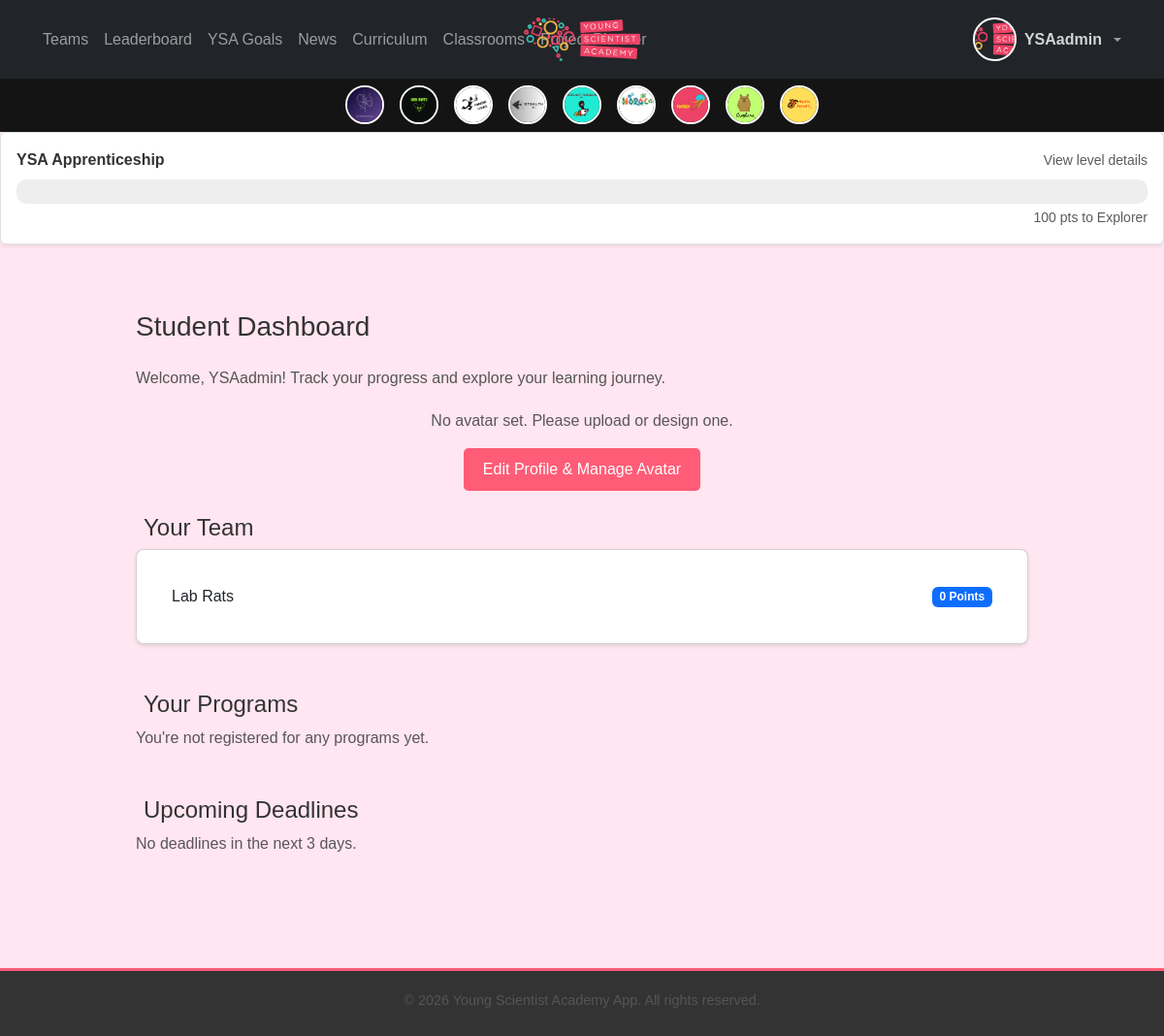
The page /users/student_dashboard/ (signed in) on the database its author committed.
### users/models.py (models this page shows, shortened)
class CustomUser(AbstractUser):
    team = models.ForeignKey(
        'teams.Team', on_delete=models.SET_NULL, null=True, blank=True, related_name="users_team"
    )
    team_join_deadline = models.DateField(null=True, blank=True)
    ROLE_CHOICES = [
        ('admin', 'Admin'),
        ('teacher', 'Teacher'),
        ('student', 'Student'),
    ]
    LEVEL_CHOICES = [
        ('explorer', 'Explorer'),
        ('ambassador', 'Ambassador'),
    ]
    role = models.CharField(max_length=20, choices=ROLE_CHOICES)
    level = models.CharField(max_length=20, choices=LEVEL_CHOICES, blank=True, null=True)  # only for students
    is_approved = models.BooleanField(default=False)
    profile_completed = models.BooleanField(default=False)  # new field to track completions
    ysa_way_passed = models.BooleanField(default=False)

### teams/models.py (models this page shows, shortened)
class Team(models.Model):
    name = models.CharField(max_length=100, unique=True)
    logo = models.ImageField(upload_to="team_logos/", blank=True, null=True)
    members = models.ManyToManyField(
        settings.AUTH_USER_MODEL, related_name='teams_members', blank=True
    )
    created_at = models.DateTimeField(auto_now_add=True)
    description = models.TextField(blank=True)
    max_members = models.IntegerField(default=15)
    class Meta:
        ordering = ["-created_at"]
        verbose_name = "Team"
        verbose_name_plural = "Teams"
    @property
    def total_points(self):
        return self.team_points_from_teams_app.aggregate(
            total_points=Sum("points_earned")
        )["total_points"] or 0
    def get_logo_url(self):
        if self.logo:
            return self.logo.url
        filename_png = f"{self.name.lower().replace(' ', '_')}.png"
        filename_jpg = f"{self.name.lower().replace(' ', '_')}.jpg"
        if os.path.exists(os.path.join(settings.MEDIA_ROOT, "team_logos", filename_png)):
            return settings.MEDIA_URL + "team_logos/" + filename_png
        if os.path.exists(os.path.join(settings.MEDIA_ROOT, "team_logos", filename_jpg)):
            return settings.MEDIA_URL + "team_logos/" + filename_jpg
        return settings.STATIC_URL + "default_team_logo.png"

### users/views.py (the view, shortened to what this page needs)
# urls.py: path('student_dashboard/', views.student_dashboard, name='student_dashboard'),
@login_required
def student_dashboard(request):
    profile = Profile.objects.get(user=request.user)
    approved_registrations = ProgramRegistration.objects.select_related('program').filter(
        student=request.user,
        is_approved=True
    )
    registered_programs_with_progress = []
    total_points = Points.objects.filter(user=request.user).aggregate(
        total=Sum('points_earned')
    )['total'] or 0
    level_info = get_user_level(total_points)
    remaining_points, next_level_name = points_to_next_level(total_points)
    if total_points < 100:
        level_cap = 100
    elif total_points < 400:
        level_cap = 400
    elif total_points < 600:
        level_cap = 600
    else:
        level_cap = total_points + 100
    progress_width = min(int((total_points / level_cap) * 100), 100)
    deadline_warnings = []
    deadline_warnings.sort(key=lambda x: x['end_date'])
    return render(request, 'student_dashboard.html', {
        'profile': profile,
        'registered_programs': registered_programs_with_progress,  # ← updated
        'points': total_points,
        'progress_width': progress_width,
        'level_info': level_info,
        'remaining_points': remaining_points,
        'next_level_name': next_level_name,
        'classes': [],
        'deadline_warnings': deadline_warnings,
    })

### points/utils.py (called while the page is built)
def get_user_level(total_points):
    current_level = LEVELS[0]
    for level in LEVELS:
        if total_points >= level["min_points"]:
            current_level = level
        else:
            break
    return current_level

def points_to_next_level(current_points):
    if current_points < 100:
        return 100 - current_points, "Explorer"
    elif current_points < 400:
        return 400 - current_points, "Ambassador-in-Training"
    elif current_points < 600:
        return 600 - current_points, "Ambassador"
    else:
        return 0, "Ambassador"

### teams/context_processors.py (called while the page is built)
def team_logos(request):
    teams = list(Team.objects.all())  # Convert QuerySet to list
    teams.sort(key=lambda team: team.total_points, reverse=True)  # Sort manually  # ✅ Order by team ranking
    return {'teams': teams}

### users/templates/student_dashboard.html (shortened to what this page needs)
{% extends 'core/base.html' %}
{% block content %}
<div class="mb-4 p-3 rounded shadow-sm border bg-white">
  <div class="d-flex justify-content-between align-items-center mb-2">
    <strong>{{ level_info.name }}</strong>
    <a href="{% url 'points:level_detail' %}" class="text-decoration-none small text-muted">View level details</a>
  </div>
  <div class="progress" style="height: 25px;">
</div>
  <div class="text-end mt-1 small text-muted">
    {% if remaining_points > 0 %}
      {{ remaining_points }} pts to {{ next_level_name}}
    {% else %}
      ✅ Max level reached
    {% endif %}
  </div>
</div>
<div class="container mt-5">
    <h3 class="mb-4">Student Dashboard</h3>
    <p>Welcome, {{ user.username }}! Track your progress and explore your learning journey.</p>
    <div class="avatar-container text-center mb-4">
        {% if profile.avatar %}
            <img src="{{ profile.avatar.url }}" alt="Uploaded Avatar" class="avatar shadow mb-3">
        {% elif profile.generated_avatar %}
            <img src="{{ profile.generated_avatar.url }}" alt="Generated Avatar" class="avatar shadow mb-3">
        {% else %}
            <p class="text-muted">No avatar set. Please upload or design one.</p>
        {% endif %}
        <a href="{% url 'users:edit_profile' %}" class="btn btn-primary">Edit Profile & Manage Avatar</a>
    </div>
    <div class="section mb-5">
        <h4>Your Team</h4>
        {% if user.team %}
            <div class="card">
                <div class="card-body d-flex justify-content-between align-items-center">
                    <span>{{ user.team.name }}</span>
                    <span class="badge bg-primary">{{ user.team.total_points }} Points</span>
                </div>
            </div>
        {% else %}
            <p class="text-muted">You haven't joined a team yet.</p>
        {% endif %}
    </div>
    <div class="section mb-5">
        <h4>Your Programs</h4>
        {% if registered_programs %}
            <ul class="list-group">
                {% for registration in registered_programs %}
                    <li class="list-group-item">
                        <div class="d-flex justify-content-between align-items-center">
                            <div>
                                <strong>{{ registration.program.name }}</strong><br>
                                Theme: {{ registration.program.theme.name }}<br>
                                <small class="text-muted">
                                    Progress: {{ registration.completed_steps }} / {{ registration.total_steps }} steps
                                </small>
                            </div>
                            <a href="{% url 'programs:program_detail' registration.program.id %}" class="btn btn-sm btn-outline-primary">
                                View
                            </a>
                        </div>
                        <div class="progress mt-2" style="height: 6px;">
                            <div class="progress-bar bg-success" role="progressbar"
                                style="width: {{ registration.progress }}%;"
                                aria-valuenow="{{ registration.progress }}" aria-valuemin="0" aria-valuemax="100">
                            </div>
                        </div>
                    </li>
                {% endfor %}
            </ul>
        {% else %}
            <p class="text-muted">You're not registered for any programs yet.</p>
        {% endif %}
    </div>
    <div class="section mb-5">
            <h4>Upcoming Deadlines</h4>
            {% if deadline_warnings %}
                <ul class="list-group">
                    {% for warning in deadline_warnings %}
                        <li class="list-group-item d-flex justify-content-between align-items-center">
                            <div>
                                <strong>{{ warning.activity.title }}</strong> ({{ warning.program.name }})<br>
                                Deadline: {{ warning.end_date }} — <span class="text-danger">{{ warning.days_left }} day{{ warning.days_left|pluralize }} left</span>
                            </div>
                            <a href="{% url 'programs:view_guided_activity' warning.activity.id %}" class="btn btn-sm btn-outline-danger">Go</a>
                        </li>
                    {% endfor %}
                </ul>
            {% else %}
                <p class="text-muted">No deadlines in the next 3 days.</p>
            {% endif %}
        </div>
</div>
{% endblock %}

### core/templates/core/base.html (shortened to what this page needs)
{% load static %}
<!DOCTYPE html>
<html lang="en">
<head>
    <link href="https://cdn.jsdelivr.net/npm/bootstrap@5.3.0/dist/css/bootstrap.min.css" rel="stylesheet">
    <link rel="stylesheet" href="{% static 'css/styles.css' %}">
</head>
<body>
<nav class="navbar navbar-expand-lg navbar-dark bg-dark fixed-top">
    <div class="w-100 d-flex justify-content-between align-items-center px-3">
        <div class="d-flex align-items-center">
        <div class="collapse navbar-collapse" id="navbarNav">
            <ul class="navbar-nav">
            <li class="nav-item">
                <a class="nav-link {% if request.path == '/teams/' %}active{% endif %}" href="{% url 'teams:team_overview' %}">Teams</a>
            </li>
            <li class="nav-item">
                <a class="nav-link {% if request.path == '/leaderboard/' %}active{% endif %}" href="{% url 'leaderboard:student_leaderboard' %}">
                    Leaderboard
                </a>
            </li>
            <li class="nav-item">
                <a class="nav-link {% if request.path == '/programs/' %}active{% endif %}" href="{% url 'programs:goal_list' %}">YSA Goals</a>
            </li>
            <li class="nav-item">
                <a class="nav-link {% if request.path == '/news/' %}active{% endif %}" href="{% url 'news:news' %}">News</a>
            </li>
            <li class="nav-item">
                <a class="nav-link {% if request.path == '/curriculum/' %}active{% endif %}" href="{% url 'curriculum:home' %}">Curriculum</a>
            </li>
            <li class="nav-item">
                <a class="nav-link {% if request.path == '/classrooms/' %}active{% endif %}" href="{% url 'classrooms:dashboard' %}">Classrooms</a>
            </li>
            <li class="nav-item">
                <a class="nav-link {% if request.path == '/project_planner/' %}active{% endif %}" href="{% url 'project_planner:home' %}">Project Planner</a>
            </li>
            </ul>
        </div>
        </div>
    <a class="navbar-brand position-absolute start-50 translate-middle-x" href="{% url 'home' %}">
      <img src="{% static 'images/logo.png' %}" alt="logo" class="logo" style="max-height: 50px;">
    </a>
    {% if user.is_authenticated %}
    <ul class="navbar-nav ms-auto">
      <li class="nav-item dropdown">
        <a class="nav-link dropdown-toggle d-flex align-items-center gap-2" href="#" id="navbarDropdown" role="button" data-bs-toggle="dropdown" aria-expanded="false">
          <img src="{{ nav_profile_pic }}" alt="Avatar" onerror="this.src='/static/images/logo.png';"
               class="rounded-circle" style="width: 45px; height: 45px; object-fit: cover; border: 2px solid white;">
          <span class="fw-bold d-none d-md-inline" style="color: {{ nav_level_color }};">{{ user.username }}</span>
        </a>
      </li>
    </ul>
    {% endif %}
  </div>
</nav>
    {% if teams %}
    <div class="team-logos-nav">
        {% for team in teams %}
            <a href="{% url 'teams:team_detail' team.id %}" class="team-logo-link">
                <img src="{{ team.get_logo_url }}" alt="{{ team.name }}" class="team-logo-small">
            </a>
        {% endfor %}
    </div>
    {% endif %}
    <div class="content-container">
        {% block content %}{% endblock %}
    </div>
    <footer class="text-center mt-5">
        <p>&copy; {% now "Y" %} Young Scientist Academy App. All rights reserved.</p>
    </footer>
</body>
</html>
</body>
</html>

### core/static/css/styles.css (style rules this page uses)
body { background-color: #ffe6f0; font-family: 'Arial', sans-serif; color: #333; }
.team-logos-nav { display: flex; justify-content: center; align-items: center; background: #151414; padding: 8px; position: relative; z-index: 999; margin-top: 80px; }
.navbar { position: fixed; top: 0; left: 0; right: 0; width: 100%; z-index: 1050; background-color: #333333; padding: 10px 20px; display: flex; align-items: center; justify-content: space-between; }
.navbar-brand { font-weight: bold; color: #ffffff; font-size: 1.2rem; margin-right: auto; position: absolute; left: 50%; transform: translateX(-50%); z-index: 1; }
.navbar-collapse { background-color: transparent; padding: 0; box-shadow: none; border: none; }
.team-logo-link { margin: 0 8px; text-decoration: none; }
.team-logo-small { width: 40px; height: 40px; border-radius: 50%; border: 2px solid white; object-fit: cover; transition: transform 0.2s ease-in-out; }
.container { max-width: 960px; padding: 20px; }
footer { background-color: #333333; color: #ffffff; padding: 15px 0; font-size: 0.9rem; text-align: center; border-top: 3px solid #ff5c77; }
footer p { margin-bottom: 5px; }
.logo { max-width: 120px; height: auto; display: block; margin: 10px auto; }
button, .btn { background-color: #ff5c77; color: #ffffff; border: 2px solid #ff5c77; border-radius: 5px; padding: 10px 20px; font-size: 1rem; cursor: pointer; transition: background-color 0.3s ease, transform 0.2s ease; }
.card { background-color: #ffffff; border-radius: 8px; box-shadow: 0 2px 4px rgba(0, 0, 0, 0.1); padding: 20px; margin-bottom: 20px; transition: transform 0.2s ease; }
h1, h2, h3, h4, h5, h6 { color: #333; }
p, li { color: #555; }
.avatar-container { text-align: center; margin-bottom: 30px; }
.avatar-container { text-align: center; margin: 20px 0; }
.btn { padding: 10px 20px; font-size: 16px; border-radius: 5px; border: none; cursor: pointer; transition: all 0.3s ease-in-out; }
.progress { height: 20px; border-radius: 10px; background-color: #eeeeee; }
footer { padding: 20px 0; border-top: 3px solid #ff5c77; font-size: 0.9rem; text-align: center; color: #ffffff; background-color: #333333; }

### rows shown on the page
CustomUser: username "YSAadmin", team.name "Lab Rats", team.total_points "0"
Team: shows a picture
Team: shows a picture
Team: shows a picture
Team: shows a picture
Team: shows a picture
Team: shows a picture
Team: shows a picture
Team: shows a picture
Team: shows a picture

### other values the page prints
{{ level_info.name }} "YSA Apprenticeship"
{{ remaining_points }} "100"
{{ next_level_name }} "Explorer"
